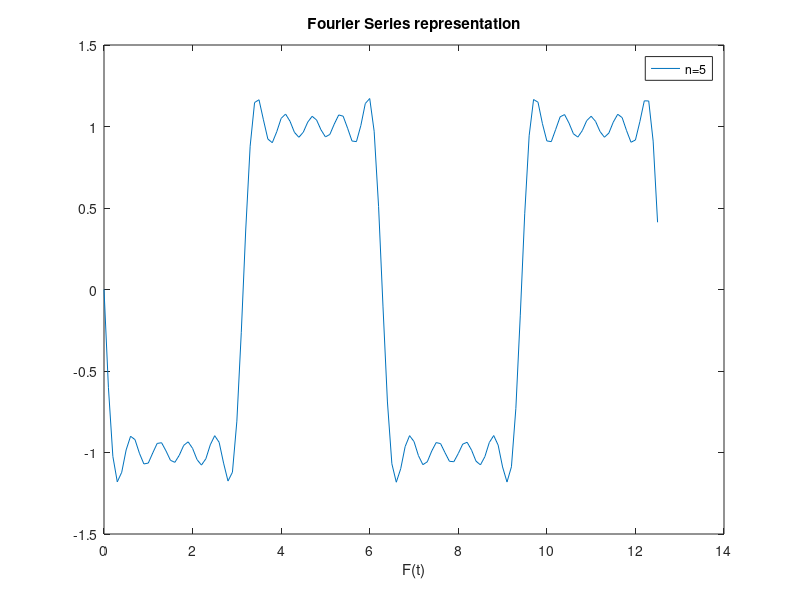

This figure's MATLAB source:
t=0:0.1:4*pi;
yn=0;
n = input('value of n: ');
for k=1:n
    yn=yn+(  sin((2*k-1)*t+pi) * (4/((2*k-1)*pi))   );
end
plot(t,yn)
title('Fourier Series representation')
xlabel('F(t)')
legend(strcat('n=',num2str(n)),'f(t)')